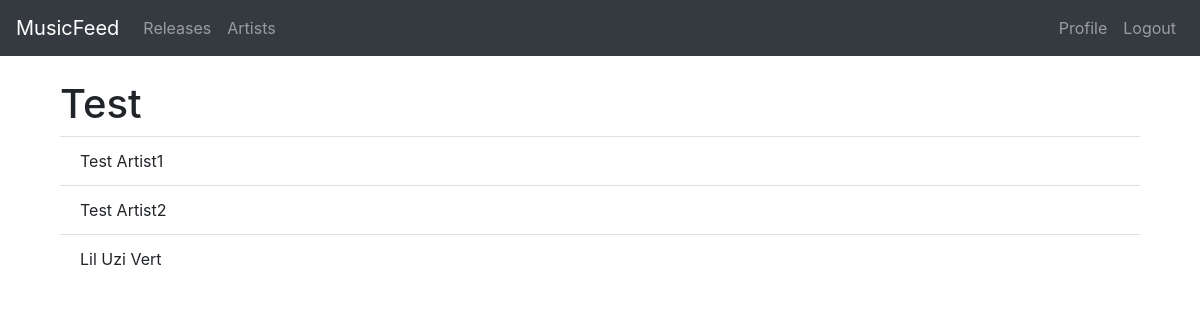
The page /artists/group-detail/1 (signed in) on the database as committed earlier.
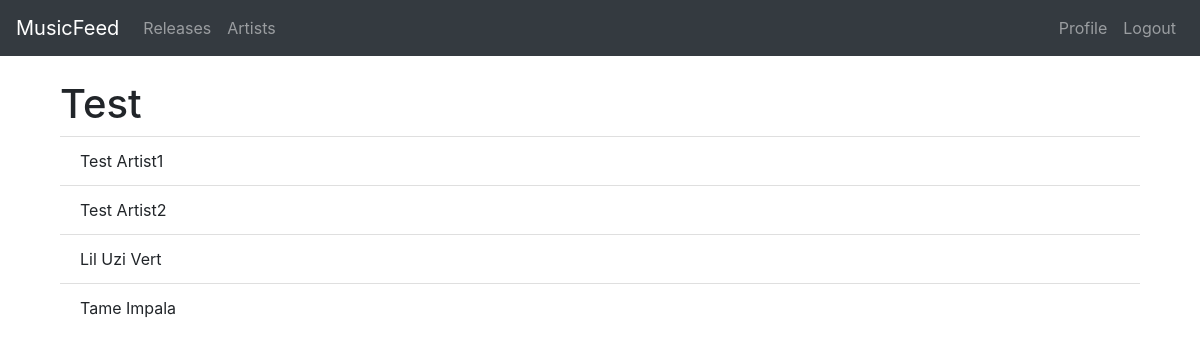
The same page on the database as committed later.
### feed/models.py (models this page shows)
class Artist(models.Model):
    name = models.CharField(max_length=100)
    spotify_id = models.CharField(max_length=100)
    img_url = models.URLField(max_length=200)
    artist_groups = models.ManyToManyField('ArtistGroup')

### feed/views.py (the view)
# urls.py: path('artists/group-detail/<int:pk>', views.GroupDetailView.as_view(template_name='feed/group_detail.html'), name='feed-group-detail')
class GroupDetailView(LoginRequiredMixin, DetailView):
    context_object_name = 'group_data'
    model = ArtistGroup
    def get_context_data(self, **kwargs):
        context = super().get_context_data(**kwargs)
        self.group = get_object_or_404(ArtistGroup, id=self.kwargs['pk'])
        context['group'] = self.group
        context['artists'] = self.group.artists.all()
        return context

### feed/templates/feed/group_detail.html
{% extends "feed/base.html" %}
{% block content %}
    <div class="container">
        <h1>{{ group.name }}</h1>
        <ul class="list-group list-group-flush mt-2">
            {% for artist in artists %}
                <li class="list-group-item">
                    {{ artist.name }}
                </li>
            {% endfor %}
        </ul>
    </div>
{% endblock content %}

Rows that differ between the two databases and show on the page:
added Artist: name "Tame Impala"
